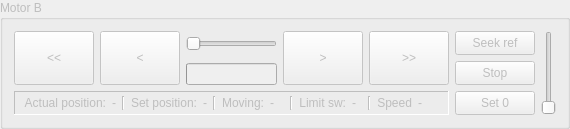
     <widget class="QGroupBox" name="group_b">
      <property name="enabled">
       <bool>false</bool>
      </property>
      <property name="title">
       <string>Motor B</string>
      </property>
      <layout class="QGridLayout" name="gridLayout_2">
       <item row="0" column="0">
        <layout class="QHBoxLayout" name="horizontalLayout_14">
         <item>
          <widget class="QPushButton" name="btn_b_left">
           <property name="sizePolicy">
            <sizepolicy hsizetype="Minimum" vsizetype="Expanding">
             <horstretch>0</horstretch>
             <verstretch>0</verstretch>
            </sizepolicy>
           </property>
           <property name="text">
            <string>&lt;&lt;</string>
           </property>
           <property name="autoRepeat">
            <bool>true</bool>
           </property>
           <property name="autoRepeatInterval">
            <number>50</number>
           </property>
          </widget>
         </item>
         <item>
          <widget class="QPushButton" name="btn_b_left_fine">
           <property name="sizePolicy">
            <sizepolicy hsizetype="Minimum" vsizetype="Expanding">
             <horstretch>0</horstretch>
             <verstretch>0</verstretch>
            </sizepolicy>
           </property>
           <property name="text">
            <string>&lt;</string>
           </property>
           <property name="autoRepeat">
            <bool>true</bool>
           </property>
           <property name="autoRepeatInterval">
            <number>50</number>
           </property>
          </widget>
         </item>
         <item>
          <layout class="QVBoxLayout" name="verticalLayout_3">
           <item>
            <widget class="QSlider" name="slider_b">
             <property name="sizePolicy">
              <sizepolicy hsizetype="Expanding" vsizetype="Minimum">
               <horstretch>0</horstretch>
               <verstretch>0</verstretch>
              </sizepolicy>
             </property>
             <property name="maximum">
              <number>65535</number>
             </property>
             <property name="orientation">
              <enum>Qt::Horizontal</enum>
             </property>
            </widget>
           </item>
           <item>
            <widget class="QProgressBar" name="progress_b">
             <property name="maximum">
              <number>65535</number>
             </property>
             <property name="value">
              <number>0</number>
             </property>
             <property name="textVisible">
              <bool>false</bool>
             </property>
            </widget>
           </item>
          </layout>
         </item>
         <item>
          <widget class="QPushButton" name="btn_b_right_fine">
           <property name="sizePolicy">
            <sizepolicy hsizetype="Minimum" vsizetype="Expanding">
             <horstretch>0</horstretch>
             <verstretch>0</verstretch>
            </sizepolicy>
           </property>
           <property name="text">
            <string>&gt;</string>
           </property>
           <property name="autoRepeat">
            <bool>true</bool>
           </property>
           <property name="autoRepeatInterval">
            <number>50</number>
           </property>
          </widget>
         </item>
         <item>
          <widget class="QPushButton" name="btn_b_right">
           <property name="sizePolicy">
            <sizepolicy hsizetype="Minimum" vsizetype="Expanding">
             <horstretch>0</horstretch>
             <verstretch>0</verstretch>
            </sizepolicy>
           </property>
           <property name="text">
            <string>&gt;&gt;</string>
           </property>
           <property name="autoRepeat">
            <bool>true</bool>
           </property>
           <property name="autoRepeatInterval">
            <number>50</number>
           </property>
          </widget>
         </item>
        </layout>
       </item>
       <item row="0" column="1" rowspan="2">
        <layout class="QVBoxLayout" name="verticalLayout_4">
         <item>
          <widget class="QPushButton" name="btn_b_seek">
           <property name="sizePolicy">
            <sizepolicy hsizetype="Minimum" vsizetype="Expanding">
             <horstretch>0</horstretch>
             <verstretch>0</verstretch>
            </sizepolicy>
           </property>
           <property name="text">
            <string>Seek ref</string>
           </property>
          </widget>
         </item>
         <item>
          <widget class="QPushButton" name="btn_b_stop">
           <property name="sizePolicy">
            <sizepolicy hsizetype="Minimum" vsizetype="Expanding">
             <horstretch>0</horstretch>
             <verstretch>0</verstretch>
            </sizepolicy>
           </property>
           <property name="text">
            <string>Stop</string>
           </property>
          </widget>
         </item>
         <item>
          <widget class="QPushButton" name="btn_b_0">
           <property name="sizePolicy">
            <sizepolicy hsizetype="Minimum" vsizetype="Expanding">
             <horstretch>0</horstretch>
             <verstretch>0</verstretch>
            </sizepolicy>
           </property>
           <property name="text">
            <string>Set 0</string>
           </property>
          </widget>
         </item>
        </layout>
       </item>
       <item row="0" column="2" rowspan="2">
        <widget class="QSlider" name="slider_b_speed">
         <property name="orientation">
          <enum>Qt::Vertical</enum>
         </property>
        </widget>
       </item>
       <item row="1" column="0">
        <widget class="QFrame" name="frame_2">
         <property name="frameShape">
          <enum>QFrame::Panel</enum>
         </property>
         <property name="frameShadow">
          <enum>QFrame::Sunken</enum>
         </property>
         <layout class="QHBoxLayout" name="horizontalLayout_9">
          <property name="topMargin">
           <number>4</number>
          </property>
          <property name="bottomMargin">
           <number>4</number>
          </property>
          <item>
           <layout class="QHBoxLayout" name="horizontalLayout_10">
            <item>
             <widget class="QLabel" name="label_a_5">
              <property name="text">
               <string>Actual position:</string>
              </property>
              <property name="alignment">
               <set>Qt::AlignRight|Qt::AlignTrailing|Qt::AlignVCenter</set>
              </property>
             </widget>
            </item>
            <item>
             <widget class="QLabel" name="label_b_pos">
              <property name="text">
               <string>-</string>
              </property>
             </widget>
            </item>
           </layout>
          </item>
          <item>
           <widget class="Line" name="line_4">
            <property name="orientation">
             <enum>Qt::Vertical</enum>
            </property>
           </widget>
          </item>
          <item>
           <layout class="QHBoxLayout" name="horizontalLayout_11">
            <item>
             <widget class="QLabel" name="label_a_6">
              <property name="text">
               <string>Set position:</string>
              </property>
              <property name="alignment">
               <set>Qt::AlignRight|Qt::AlignTrailing|Qt::AlignVCenter</set>
              </property>
             </widget>
            </item>
            <item>
             <widget class="QLabel" name="label_b_setpos">
              <property name="text">
               <string>-</string>
              </property>
             </widget>
            </item>
           </layout>
          </item>
          <item>
           <widget class="Line" name="line_5">
            <property name="orientation">
             <enum>Qt::Vertical</enum>
            </property>
           </widget>
          </item>
          <item>
           <layout class="QHBoxLayout" name="horizontalLayout_12">
            <item>
             <widget class="QLabel" name="label_a_7">
              <property name="text">
               <string>Moving:</string>
              </property>
              <property name="alignment">
               <set>Qt::AlignRight|Qt::AlignTrailing|Qt::AlignVCenter</set>
              </property>
             </widget>
            </item>
            <item>
             <widget class="QLabel" name="label_b_status">
              <property name="text">
               <string>-</string>
              </property>
             </widget>
            </item>
           </layout>
          </item>
          <item>
           <widget class="Line" name="line_6">
            <property name="orientation">
             <enum>Qt::Vertical</enum>
            </property>
           </widget>
          </item>
          <item>
           <layout class="QHBoxLayout" name="horizontalLayout_13">
            <item>
             <widget class="QLabel" name="label_a_8">
              <property name="text">
               <string>Limit sw:</string>
              </property>
              <property name="alignment">
               <set>Qt::AlignRight|Qt::AlignTrailing|Qt::AlignVCenter</set>
              </property>
             </widget>
            </item>
            <item>
             <widget class="QLabel" name="label_b_limitsw">
              <property name="text">
               <string>-</string>
              </property>
             </widget>
            </item>
           </layout>
          </item>
          <item>
           <widget class="Line" name="line_11">
            <property name="orientation">
             <enum>Qt::Vertical</enum>
            </property>
           </widget>
          </item>
          <item>
           <layout class="QHBoxLayout" name="horizontalLayout_23">
            <item>
             <widget class="QLabel" name="label_a_15">
              <property name="text">
               <string>Speed</string>
              </property>
              <property name="alignment">
               <set>Qt::AlignRight|Qt::AlignTrailing|Qt::AlignVCenter</set>
              </property>
             </widget>
            </item>
            <item>
             <widget class="QLabel" name="label_b_speed">
              <property name="text">
               <string>-</string>
              </property>
             </widget>
            </item>
           </layout>
          </item>
         </layout>
        </widget>
       </item>
      </layout>
      <zorder>frame_2</zorder>
      <zorder></zorder>
      <zorder>slider_b_speed</zorder>
     </widget>
